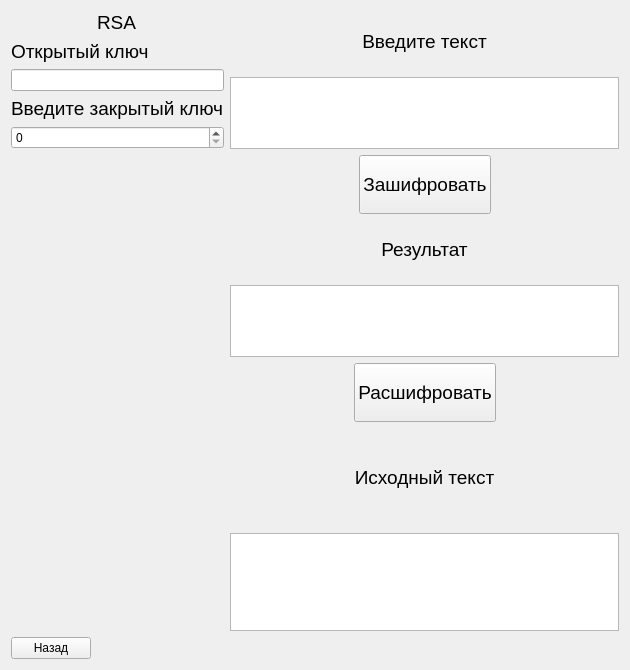
<?xml version="1.0" encoding="UTF-8"?>
<ui version="4.0">
 <class>Form</class>
 <widget class="QWidget" name="Form">
  <property name="geometry">
   <rect>
    <x>0</x>
    <y>0</y>
    <width>630</width>
    <height>670</height>
   </rect>
  </property>
  <property name="sizePolicy">
   <sizepolicy hsizetype="Fixed" vsizetype="Fixed">
    <horstretch>0</horstretch>
    <verstretch>0</verstretch>
   </sizepolicy>
  </property>
  <property name="windowTitle">
   <string>Form</string>
  </property>
  <layout class="QGridLayout" name="gridLayout">
   <item row="0" column="1" rowspan="2">
    <layout class="QVBoxLayout" name="verticalLayout_5" stretch="0,0,0">
     <property name="sizeConstraint">
      <enum>QLayout::SetNoConstraint</enum>
     </property>
     <item>
      <layout class="QVBoxLayout" name="verticalLayout_6">
       <item>
        <widget class="QLabel" name="label_5">
         <property name="sizePolicy">
          <sizepolicy hsizetype="Minimum" vsizetype="Minimum">
           <horstretch>0</horstretch>
           <verstretch>0</verstretch>
          </sizepolicy>
         </property>
         <property name="font">
          <font>
           <pointsize>14</pointsize>
          </font>
         </property>
         <property name="text">
          <string>Введите текст</string>
         </property>
         <property name="alignment">
          <set>Qt::AlignCenter</set>
         </property>
        </widget>
       </item>
       <item>
        <widget class="QTextEdit" name="sourceTxtEdit">
         <property name="sizePolicy">
          <sizepolicy hsizetype="Preferred" vsizetype="Preferred">
           <horstretch>0</horstretch>
           <verstretch>0</verstretch>
          </sizepolicy>
         </property>
         <property name="sizeAdjustPolicy">
          <enum>QAbstractScrollArea::AdjustToContents</enum>
         </property>
        </widget>
       </item>
       <item>
        <layout class="QHBoxLayout" name="horizontalLayout_2">
         <property name="sizeConstraint">
          <enum>QLayout::SetMinimumSize</enum>
         </property>
         <item>
          <spacer name="horizontalSpacer_5">
           <property name="sizePolicy">
            <sizepolicy hsizetype="Minimum" vsizetype="Minimum">
             <horstretch>0</horstretch>
             <verstretch>0</verstretch>
            </sizepolicy>
           </property>
           <property name="orientation">
            <enum>Qt::Horizontal</enum>
           </property>
           <property name="sizeHint" stdset="0">
            <size>
             <width>40</width>
             <height>20</height>
            </size>
           </property>
          </spacer>
         </item>
         <item>
          <widget class="QPushButton" name="btnEncode">
           <property name="sizePolicy">
            <sizepolicy hsizetype="Minimum" vsizetype="Minimum">
             <horstretch>0</horstretch>
             <verstretch>0</verstretch>
            </sizepolicy>
           </property>
           <property name="font">
            <font>
             <pointsize>14</pointsize>
            </font>
           </property>
           <property name="text">
            <string>Зашифровать</string>
           </property>
          </widget>
         </item>
         <item>
          <spacer name="horizontalSpacer_6">
           <property name="sizePolicy">
            <sizepolicy hsizetype="Minimum" vsizetype="Minimum">
             <horstretch>0</horstretch>
             <verstretch>0</verstretch>
            </sizepolicy>
           </property>
           <property name="orientation">
            <enum>Qt::Horizontal</enum>
           </property>
           <property name="sizeHint" stdset="0">
            <size>
             <width>40</width>
             <height>20</height>
            </size>
           </property>
          </spacer>
         </item>
        </layout>
       </item>
      </layout>
     </item>
     <item>
      <layout class="QVBoxLayout" name="verticalLayout_7">
       <item>
        <widget class="QLabel" name="label_6">
         <property name="sizePolicy">
          <sizepolicy hsizetype="Minimum" vsizetype="Minimum">
           <horstretch>0</horstretch>
           <verstretch>0</verstretch>
          </sizepolicy>
         </property>
         <property name="font">
          <font>
           <pointsize>14</pointsize>
          </font>
         </property>
         <property name="text">
          <string>Результат</string>
         </property>
         <property name="alignment">
          <set>Qt::AlignCenter</set>
         </property>
        </widget>
       </item>
       <item>
        <widget class="QTextEdit" name="encodedTxtEdit">
         <property name="sizePolicy">
          <sizepolicy hsizetype="Preferred" vsizetype="Preferred">
           <horstretch>0</horstretch>
           <verstretch>0</verstretch>
          </sizepolicy>
         </property>
         <property name="sizeAdjustPolicy">
          <enum>QAbstractScrollArea::AdjustToContents</enum>
         </property>
         <property name="readOnly">
          <bool>true</bool>
         </property>
        </widget>
       </item>
       <item>
        <layout class="QHBoxLayout" name="horizontalLayout_4">
         <item>
          <spacer name="horizontalSpacer_7">
           <property name="sizePolicy">
            <sizepolicy hsizetype="Minimum" vsizetype="Minimum">
             <horstretch>0</horstretch>
             <verstretch>0</verstretch>
            </sizepolicy>
           </property>
           <property name="orientation">
            <enum>Qt::Horizontal</enum>
           </property>
           <property name="sizeHint" stdset="0">
            <size>
             <width>40</width>
             <height>20</height>
            </size>
           </property>
          </spacer>
         </item>
         <item>
          <widget class="QPushButton" name="btnDecode">
           <property name="sizePolicy">
            <sizepolicy hsizetype="Minimum" vsizetype="Minimum">
             <horstretch>0</horstretch>
             <verstretch>0</verstretch>
            </sizepolicy>
           </property>
           <property name="font">
            <font>
             <pointsize>14</pointsize>
            </font>
           </property>
           <property name="text">
            <string>Расшифровать</string>
           </property>
          </widget>
         </item>
         <item>
          <spacer name="horizontalSpacer_8">
           <property name="sizePolicy">
            <sizepolicy hsizetype="Minimum" vsizetype="Minimum">
             <horstretch>0</horstretch>
             <verstretch>0</verstretch>
            </sizepolicy>
           </property>
           <property name="orientation">
            <enum>Qt::Horizontal</enum>
           </property>
           <property name="sizeHint" stdset="0">
            <size>
             <width>40</width>
             <height>20</height>
            </size>
           </property>
          </spacer>
         </item>
        </layout>
       </item>
      </layout>
     </item>
     <item>
      <layout class="QVBoxLayout" name="verticalLayout_8">
       <item>
        <widget class="QLabel" name="label_7">
         <property name="sizePolicy">
          <sizepolicy hsizetype="Minimum" vsizetype="Minimum">
           <horstretch>0</horstretch>
           <verstretch>0</verstretch>
          </sizepolicy>
         </property>
         <property name="font">
          <font>
           <pointsize>14</pointsize>
          </font>
         </property>
         <property name="text">
          <string>Исходный текст</string>
         </property>
         <property name="alignment">
          <set>Qt::AlignCenter</set>
         </property>
        </widget>
       </item>
       <item>
        <widget class="QTextEdit" name="decodedTxtEdit">
         <property name="sizePolicy">
          <sizepolicy hsizetype="Preferred" vsizetype="Preferred">
           <horstretch>0</horstretch>
           <verstretch>0</verstretch>
          </sizepolicy>
         </property>
         <property name="sizeAdjustPolicy">
          <enum>QAbstractScrollArea::AdjustToContents</enum>
         </property>
         <property name="readOnly">
          <bool>true</bool>
         </property>
        </widget>
       </item>
      </layout>
     </item>
    </layout>
   </item>
   <item row="0" column="0">
    <layout class="QHBoxLayout" name="horizontalLayout_8">
     <item>
      <widget class="QLabel" name="label">
       <property name="sizePolicy">
        <sizepolicy hsizetype="Fixed" vsizetype="Fixed">
         <horstretch>0</horstretch>
         <verstretch>0</verstretch>
        </sizepolicy>
       </property>
       <property name="maximumSize">
        <size>
         <width>16777215</width>
         <height>30</height>
        </size>
       </property>
       <property name="font">
        <font>
         <pointsize>14</pointsize>
        </font>
       </property>
       <property name="text">
        <string>RSA</string>
       </property>
      </widget>
     </item>
    </layout>
   </item>
   <item row="2" column="0">
    <widget class="QPushButton" name="btnBack">
     <property name="sizePolicy">
      <sizepolicy hsizetype="Fixed" vsizetype="Fixed">
       <horstretch>0</horstretch>
       <verstretch>0</verstretch>
      </sizepolicy>
     </property>
     <property name="text">
      <string>Назад</string>
     </property>
    </widget>
   </item>
   <item row="1" column="0">
    <layout class="QVBoxLayout" name="verticalLayout">
     <item>
      <widget class="QLabel" name="label_2">
       <property name="font">
        <font>
         <pointsize>14</pointsize>
        </font>
       </property>
       <property name="text">
        <string>Открытый ключ</string>
       </property>
      </widget>
     </item>
     <item>
      <widget class="QLineEdit" name="lineEditPublicKey">
       <property name="sizePolicy">
        <sizepolicy hsizetype="Minimum" vsizetype="Fixed">
         <horstretch>0</horstretch>
         <verstretch>0</verstretch>
        </sizepolicy>
       </property>
      </widget>
     </item>
     <item>
      <widget class="QLabel" name="label_3">
       <property name="font">
        <font>
         <pointsize>14</pointsize>
        </font>
       </property>
       <property name="text">
        <string>Введите закрытый ключ</string>
       </property>
      </widget>
     </item>
     <item>
      <widget class="QSpinBox" name="spinBoxPrivateKey">
       <property name="maximum">
        <number>100000</number>
       </property>
      </widget>
     </item>
     <item>
      <spacer name="verticalSpacer">
       <property name="orientation">
        <enum>Qt::Vertical</enum>
       </property>
       <property name="sizeHint" stdset="0">
        <size>
         <width>20</width>
         <height>40</height>
        </size>
       </property>
      </spacer>
     </item>
    </layout>
   </item>
  </layout>
 </widget>
 <resources/>
 <connections/>
</ui>
